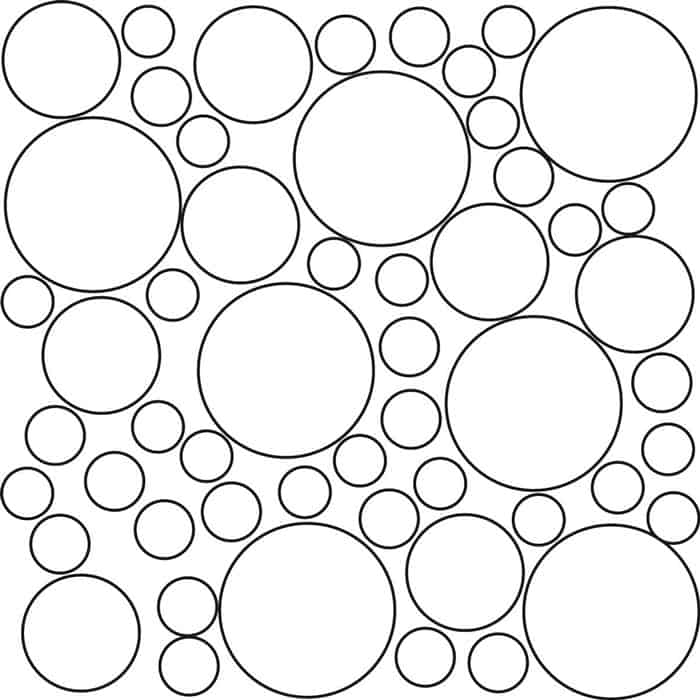
#> input picture 1.jpg, 700 x 700 px, found by its file name
$ python c_circle.py   (older library calls are emulated)
#> lines starting #> are read from the running program, lines starting #| are printed output that depends on the picture; after the words box and inside, x2 and y2 are one past the last pixel; in counts of white or black regions, pixels touching at a corner belong together
import cv2
import numpy as np

# Load the image
image = cv2.imread(r'C:\Users\BLACK\Desktop\BLACK\Python\Circle\1.jpg')
#> image is the input picture: shape (700, 700, 3); min 0, max 255, mean 235.5

# ------- Image filtering starts from here -------

gray = cv2.cvtColor(image, cv2.COLOR_BGR2GRAY)

# Apply low-pass filter (Gaussian blur)
low_pass = cv2.GaussianBlur(gray, (9,9), 2)
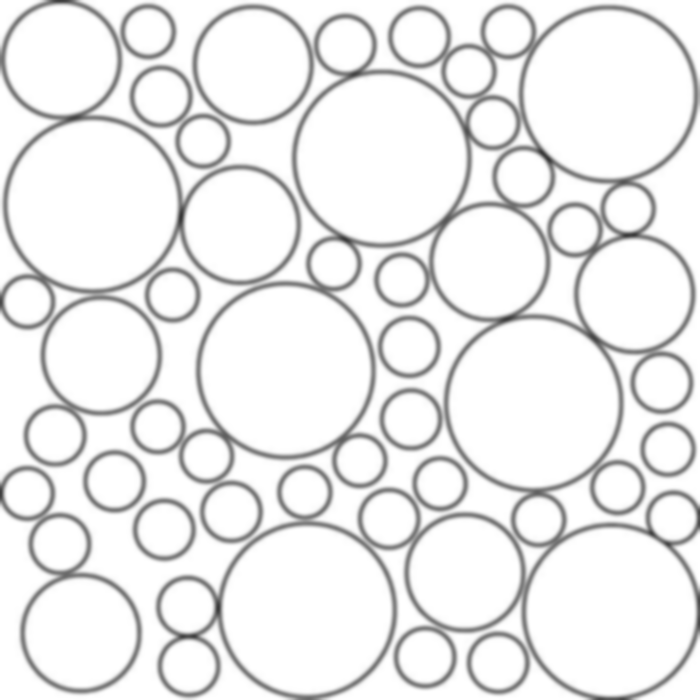
#> low_pass: shape (700, 700); min 56, max 255, mean 235.5

# Subtract low-pass filtered image from the original image to get the high-pass filtered image
# high_pass = cv2.subtract(gray, low_pass)

# #  normalized filter
# high_pass_normalized = cv2.normalize(high_pass, None, alpha=0, beta=255, norm_type=cv2.NORM_MINMAX, dtype=cv2.CV_8U)

# blurred = cv2.medianBlur(high_pass_normalized, 3)

# ------- Canny edge here -------
edges = cv2.Canny(low_pass, 50, 150)
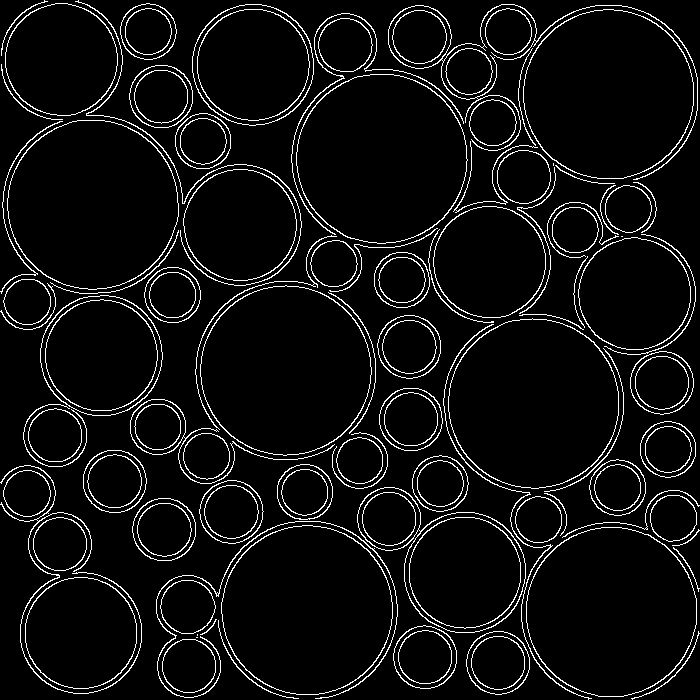
#> edges: shape (700, 700); 6% white in thin lines or dots

# cv2.imshow("output", edges)
# cv2.waitKey(0)

# ------- Houghs starts from here -------
detected_circles = cv2.HoughCircles(edges, cv2.HOUGH_GRADIENT, 1, 28, param1=20, param2=40, minRadius=22, maxRadius=90)
#> detected_circles = 53 rows, first 8: [610.5, 611.5, 83.9], [381.5, 158.5, 83.9], [306.5, 609.5, 83.9], [285.5, 369.5, 83.9], [92.5, 204.5, 83.9], [608.5, 93.5, 83.9], [80.5, 632.5, 54.8], [532.5, 402.5, 85]

# Check if any circles were found
if detected_circles is not None:
  detected_circles = np.uint16(np.around(detected_circles))
#> detected_circles = 53 rows, first 8: [610, 612, 84], [382, 158, 84], [306, 610, 84], [286, 370, 84], [92, 204, 84], [608, 94, 84], [80, 632, 55], [532, 402, 85]

  for pt in detected_circles[0, :]:
    a, b, r = pt[0], pt[1], pt[2]

    cv2.circle(image, (a, b), r, (0, 255, 0), 2)
    cv2.circle(image, (a, b), 1, (0, 0, 255), 3)
#> this loop made 53 passes
#> (a, b, r) on passes 1 to 12: (610, 612, 84), (382, 158, 84), (306, 610, 84), (286, 370, 84), (92, 204, 84), (608, 94, 84), (80, 632, 55), (532, 402, 85), (252, 64, 55), (464, 572, 60), (240, 224, 60), (634, 294, 56)
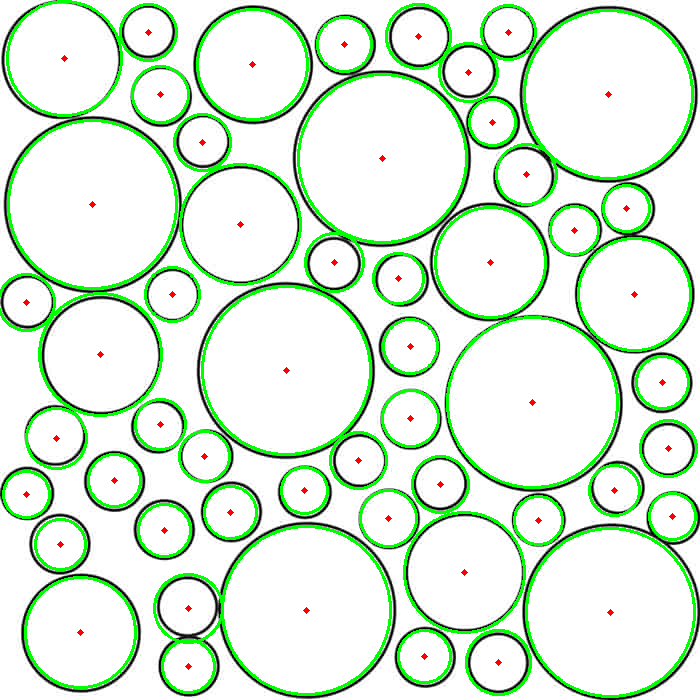
#> image: shape (700, 700, 3); 8.2% of pixels changed, all inside (x1, y1, x2, y2) = (0, 0, 698, 698)

# Display the image with the detected circles
cv2.imshow("output", image)
cv2.waitKey(0)

num_pipes = len(detected_circles[0])
#> num_pipes = 53
print('Number of pipes detected:', num_pipes)
#| Number of pipes detected: 53

$ run again, with 2.jpg copied over 1.jpg
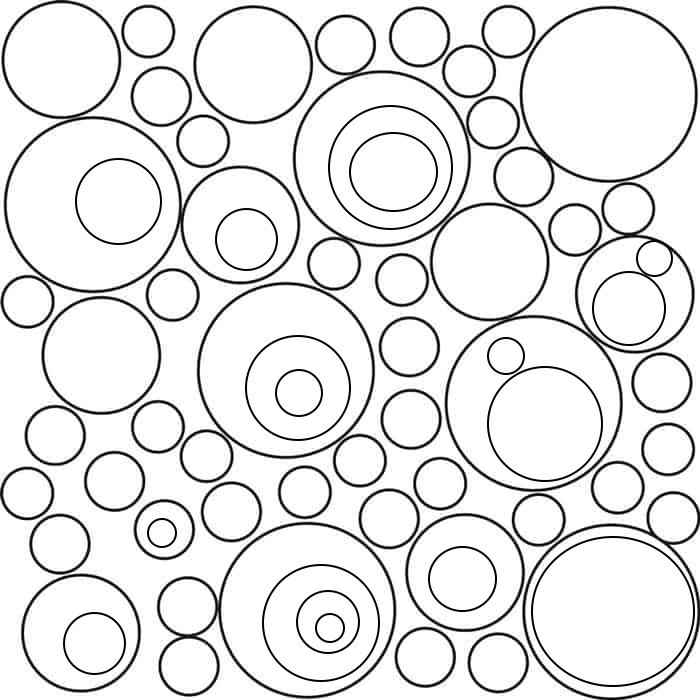
#> input picture 2.jpg, 700 x 700 px, found by its file name
#> image is the input picture: shape (700, 700, 3); min 0, max 255, mean 231.3
#> `edges = cv2.Canny(low_pass, 50, 150)`:
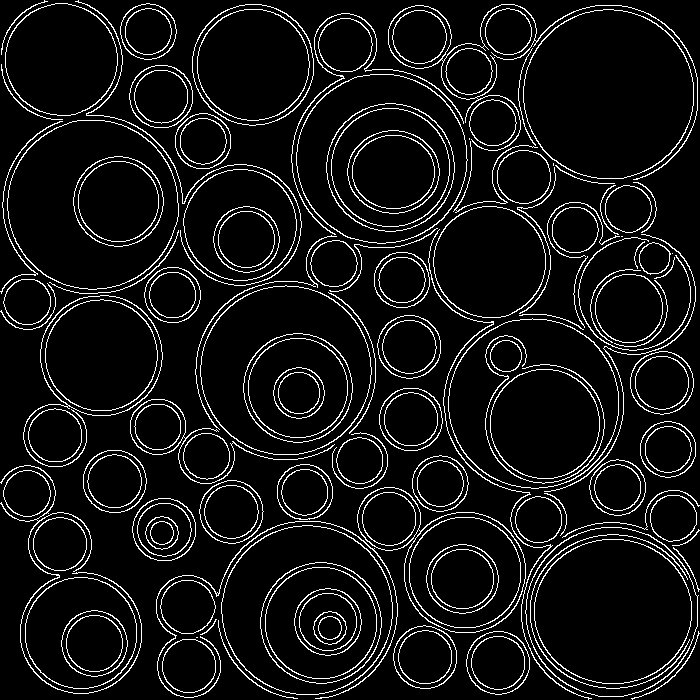
#> edges: shape (700, 700); 7.9% white in thin lines or dots
#> `detected_circles = cv2.HoughCircles(edges, cv2.HOUGH_GRADIENT, 1, 28, ..`: detected_circles = 68 rows, first 8: [306.5, 609.5, 83.9], [285.5, 370.5, 86.1], [92.5, 204.5, 83.9], [608.5, 93.5, 83.9], [610.5, 611.5, 83.9], [533.5, 402.5, 86.1], [80.5, 632.5, 54.8], [380.5, 158.5, 85]
#> `detected_circles = np.uint16(np.around(detected_circles))`: detected_circles = 68 rows, first 8: [306, 610, 84], [286, 370, 86], [92, 204, 84], [608, 94, 84], [610, 612, 84], [534, 402, 86], [80, 632, 55], [380, 158, 85]
#> the loop `for pt in detected_circles[0, :]:` made 68 passes
#> after the loop `for pt in detected_circles[0, :]:`:
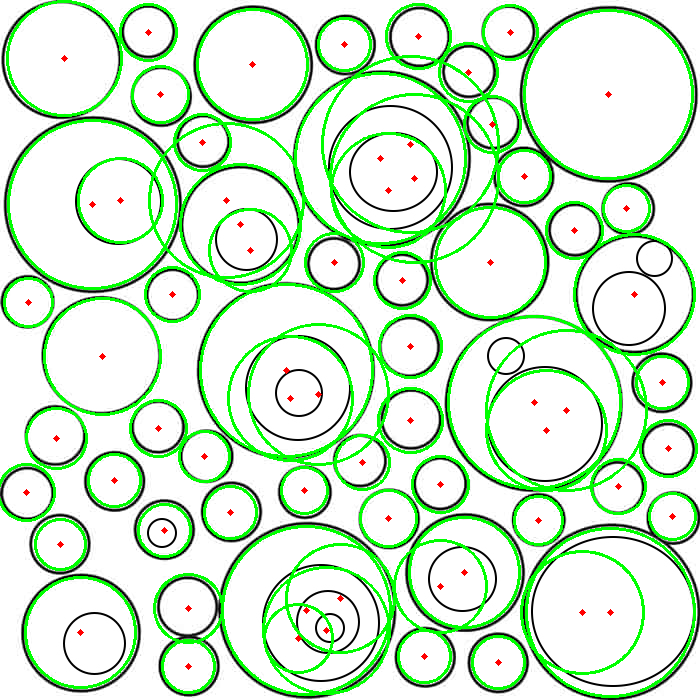
#> image: shape (700, 700, 3); 11.42% of pixels changed, all inside (x1, y1, x2, y2) = (0, 0, 698, 698)
#> num_pipes = 68
#| Number of pipes detected: 68

$ run again, with crop_1.jpg copied over 1.jpg
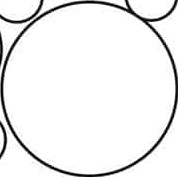
#> input picture crop_1.jpg, 178 x 177 px, found by its file name
#> image is the input picture: shape (177, 178, 3); min 0, max 255, mean 238.5
#> `edges = cv2.Canny(low_pass, 50, 150)`:
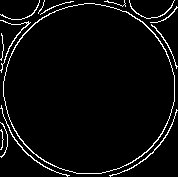
#> edges: shape (177, 178); 4.5% white in thin lines or dots
#> `detected_circles = cv2.HoughCircles(edges, cv2.HOUGH_GRADIENT, 1, 28, ..`: detected_circles = [[88.5, 88.5, 83.9]]
#> `detected_circles = np.uint16(np.around(detected_circles))`: detected_circles = [[88, 88, 84]]
#> the loop `for pt in detected_circles[0, :]:` made 1 pass
#> after the loop `for pt in detected_circles[0, :]:`:
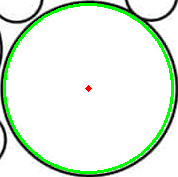
#> image: shape (177, 178, 3); 5.08% of pixels changed, all inside (x1, y1, x2, y2) = (3, 3, 174, 174)
#> num_pipes = 1
#| Number of pipes detected: 1

$ run again, with crop_2.jpg copied over 1.jpg
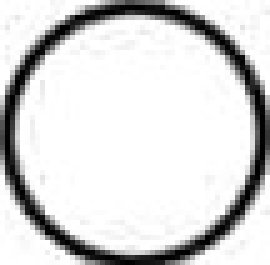
#> input picture crop_2.jpg, 54 x 53 px, found by its file name (shown 5 times larger)
#> image is the input picture: shape (53, 54, 3); min 0, max 255, mean 215
#> `edges = cv2.Canny(low_pass, 50, 150)`:
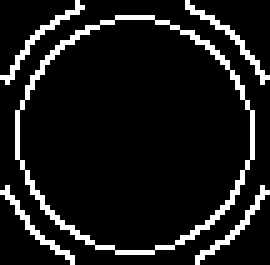
#> edges: shape (53, 54) (shown 5 times larger); 10.3% white in thin lines or dots
#> `detected_circles = cv2.HoughCircles(edges, cv2.HOUGH_GRADIENT, 1, 28, ..`: detected_circles = [[25.5, 26.5, 23]]
#> `detected_circles = np.uint16(np.around(detected_circles))`: detected_circles = [[26, 26, 23]]
#> the loop `for pt in detected_circles[0, :]:` made 1 pass
#> after the loop `for pt in detected_circles[0, :]:`:
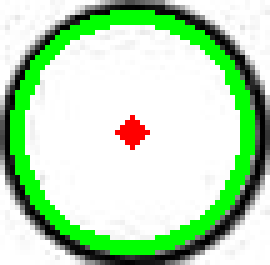
#> image: shape (53, 54, 3) (shown 5 times larger); 15.9% of pixels changed, all inside (x1, y1, x2, y2) = (2, 2, 51, 51)
#> num_pipes = 1
#| Number of pipes detected: 1
